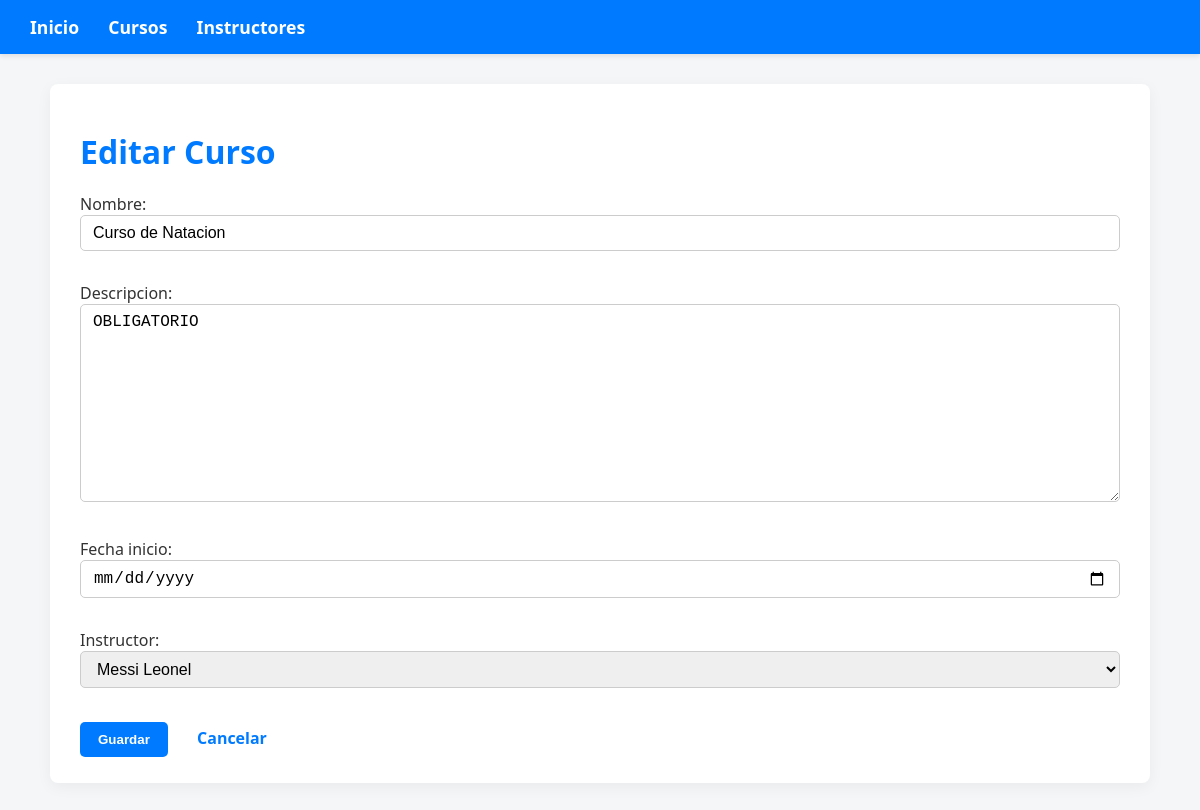
The app's page /cursos/curso/editar/3/ with its own data.
### Aplicaciones/instructore/models.py (models this page shows, shortened)
class Curso(models.Model):
    nombre = models.CharField(max_length=200)
    descripcion = models.TextField()
    fecha_inicio = models.DateField()
    instructor = models.ForeignKey(Instructor, on_delete=models.CASCADE)

class Instructor(models.Model):
    nombre = models.CharField(max_length=100)
    apellido = models.CharField(max_length=100)
    email = models.EmailField(unique=True)
    telefono = models.CharField(max_length=15)
    def __str__(self):
        return f"{self.nombre} {self.apellido}"

### Aplicaciones/instructore/views.py (the view, shortened to what this page needs)
# urls.py: path('curso/editar/<int:pk>/', views.CursoUpdateView.as_view(), name='curso_update'),
class CursoUpdateView(UpdateView):
    model = Curso
    form_class = CursoForm
    template_name = 'curso_form.html'
    success_url = reverse_lazy('curso_list')
    def get_context_data(self, **kwargs):
        context = super().get_context_data(**kwargs)
        context['titulo'] = 'Editar Curso'
        return context

### Aplicaciones/instructore/views.py
class CursoForm(forms.ModelForm):
    class Meta:
        model = Curso
        fields = '__all__'
        widgets = {
            'fecha_inicio': forms.DateInput(attrs={'type': 'date'}),
        }

### Aplicaciones/instructore/templates/curso_form.html (shortened to what this page needs)
{% extends 'plantilla.html' %}
{% block content %}
<h1>{{ titulo }}</h1>
<form method="post" novalidate>
    {{ form.as_p }}
    <div style="margin-top: 15px;">
        <button type="submit" style="background-color: #007bff; color: white; border: none; padding: 10px 18px; border-radius: 5px; cursor: pointer; font-weight: 600; transition: background-color 0.3s ease;">
            Guardar
        </button>
        <a href="{% url 'curso_list' %}" style="margin-left: 15px; color: #007bff; font-weight: 600; text-decoration: none; line-height: 2.4em;">
            Cancelar
        </a>
    </div>
</form>
{% endblock %}

### Aplicaciones/instructore/templates/plantilla.html (style rules this page uses)
* { box-sizing: border-box; }
body { font-family: 'Segoe UI', Tahoma, Geneva, Verdana, sans-serif; background-color: #f4f6f8; margin: 0; padding: 0; color: #333; }
h1 { color: #007bff; margin-bottom: 20px; font-weight: 700; }
form button { background-color: #007bff; color: white; border: none; padding: 10px 18px; border-radius: 5px; cursor: pointer; font-weight: 600; transition: background-color 0.3s ease; margin-right: 10px; }
form a { color: #007bff; text-decoration: none; font-weight: 600; line-height: 2.4em; }
input[type="text"], input[type="email"], input[type="date"], textarea, select { width: 100%; padding: 8px 12px; margin-bottom: 15px; border: 1px solid #ccc; border-radius: 5px; font-size: 1rem; transition: border-color 0.3s ease; }

### records on screen
Curso: nombre "Curso de Natacion", descripcion "OBLIGATORIO", instructor "Messi Leonel"

### other values on screen
{{ titulo }} "Editar Curso"
